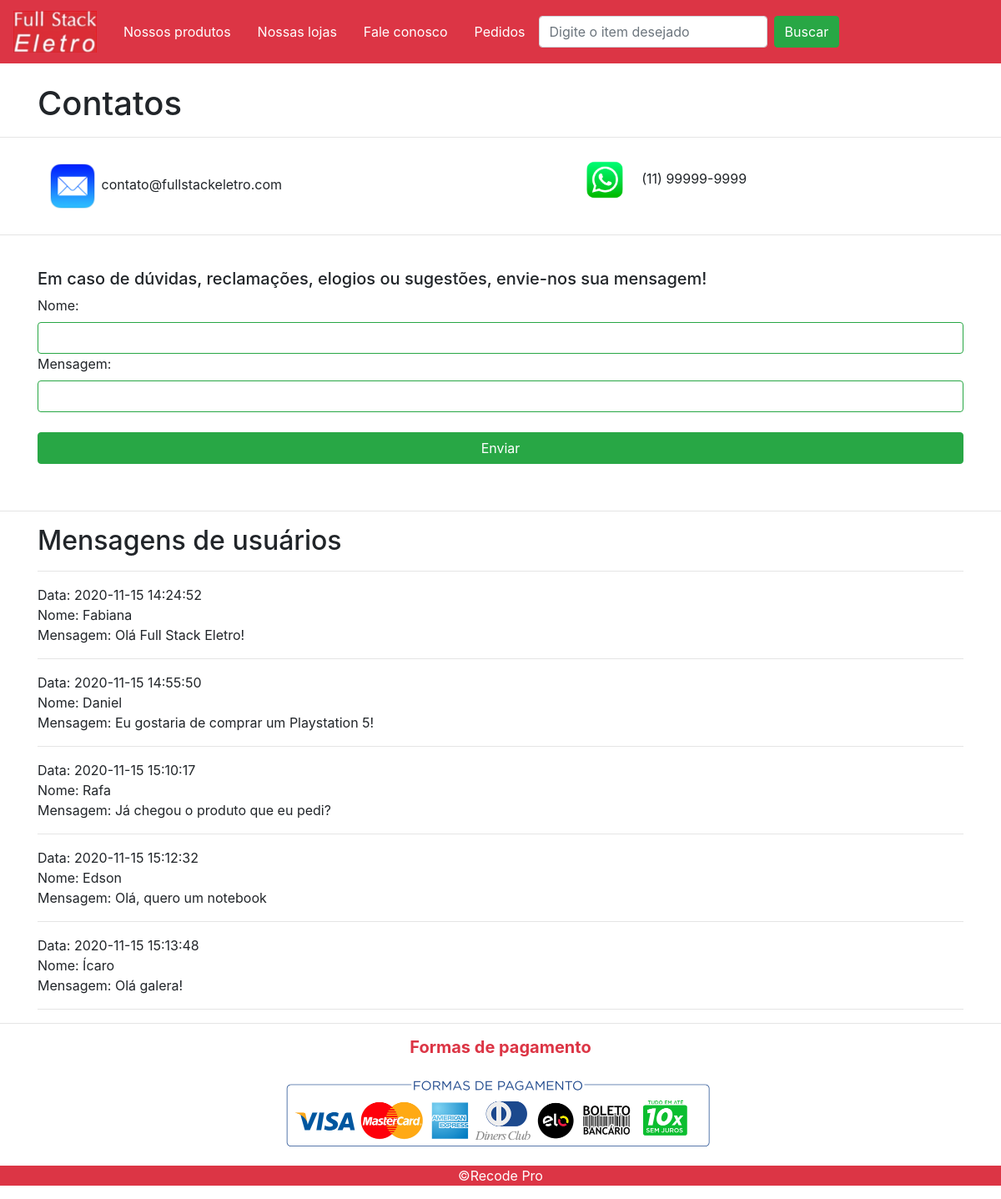
The app's page /contato.php with its own data.
### tables this page shows
CREATE TABLE `comentarios` (
  `id` int(11) NOT NULL,
  `nome` varchar(100) DEFAULT NULL,
  `msg` varchar(300) DEFAULT NULL,
  `data` datetime DEFAULT current_timestamp()
);

### contato.php (the view, shortened to what this page needs)
<?php
    include_once("conexao.php");
?>
<!DOCTYPE html>
<html lang="pt-br">
<head>
    <link rel="stylesheet" type="text/css" href="css/estilo.css">
<link rel="stylesheet" href="https://stackpath.bootstrapcdn.com/bootstrap/4.1.3/css/bootstrap.min.css">
</head>
<body>
    <header class="container">
        <br>
        <h1>Contatos</h1>
    </header>
    <hr>
    <main>
    <div class="container">
            <table class="table table-borderless">
                <tr>
                <td>
                    <img src="./Imagens/email.png" width="60px">
                    contato@fullstackeletro.com
                </td>
                <td>
                    <img src="./Imagens/wzap.png" width="80px">
                    (11) 99999-9999
                </td>
                </tr>
            </table>
        </div><hr><br>
        <section class="container">
            <h5>Em caso de dúvidas, reclamações, elogios ou sugestões, envie-nos sua mensagem!</h5 ></div>
            <form class="form-group"action="#" method="POST">
                <label type="text" name="nome">Nome:</label>
                <input type="text" name="nome" class="form-control border border-success">
                <label type="text" name="msg">Mensagem:</label>
                <input type="text" name="msg" class="border border-success form-control"><br>
                <button class="btn btn-success btn-block mb-2 mr-sm-2" type="submit" name="submit" value="Enviar">Enviar</button>
            </form>
        </section>
        <br><hr>
        <div class="container">
            <h2>Mensagens de usuários</h2>
            <hr>
            <?php
                $sql = "select * from comentarios";
                $result = $conn->query($sql);
                if($result->num_rows > 0){
                    while($rows = $result->fetch_assoc()){
                    echo "Data: ".$rows['data']."<br/>";
                    echo "Nome: ".$rows['nome']."<br/>";
                    echo "Mensagem: ".$rows['msg']."<br/>";
                    echo "<hr/>";
                    }
                    }else{
                        echo "Nenhum comentário ainda!";
                    }
                ?>
        </div>
    </main>
</body>
</html>

### css/estilo.css (style rules this page uses)
* { margin: 0; padding: 0; }

### records on screen
comentarios: data "2020-11-15 14:24:52", nome "Fabiana", msg "Olá Full Stack Eletro!"
comentarios: data "2020-11-15 14:55:50", nome "Daniel", msg "Eu gostaria de comprar um Playstation 5!"
comentarios: data "2020-11-15 15:10:17", nome "Rafa", msg "Já chegou o produto que eu pedi?"
comentarios: data "2020-11-15 15:12:32", nome "Edson", msg "Olá, quero um notebook"
comentarios: data "2020-11-15 15:13:48", nome "Ícaro", msg "Olá galera!"
